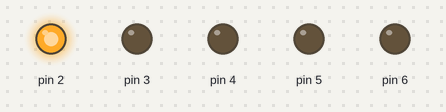
A sketch run on a simulated Arduino Uno, built with avr-gcc and run on an emulated ATmega328P. Parts: output pins drawn as LEDs (lit = HIGH).

Above: at 0.05 s.
At 0.65 s:
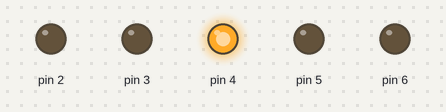
At 1.45 s:
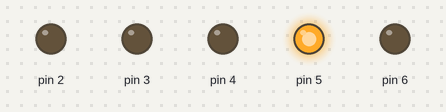
At 2.25 s:
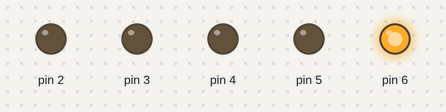
At 2.85 s:
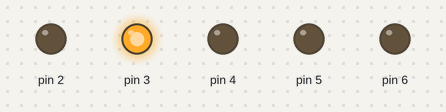
Timing chart, 0 to 3.1 s (numbered marks = the images above):
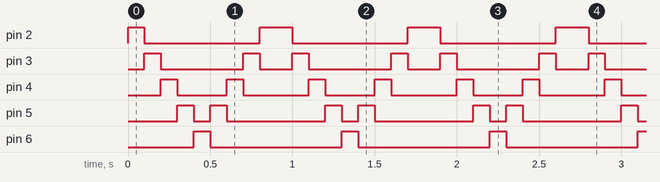

Measured:
- by itself, pin 2: repeats every 0.90 s: LOW 0.70 s, HIGH 0.20 s
- by itself, pin 3: repeats every 0.90 s: LOW 0.50 s, HIGH 0.10 s, LOW 0.20 s, HIGH 0.10 s
- by itself, pin 4: repeats every 0.90 s: LOW 0.30 s, HIGH 0.10 s, LOW 0.40 s, HIGH 0.10 s
- by itself, pin 5: repeats every 0.90 s: LOW 0.10 s, HIGH 0.10 s, LOW 0.60 s, HIGH 0.10 s
- by itself, pin 6: alternates HIGH for 0.10 s and LOW for 0.80 s

The sketch:

2_Knight-Rider.ino
```cpp
int delayTime = 100; // delay between LED changes
void setup() {
  // Define LED pins as outputs
  pinMode(2, OUTPUT);
  pinMode(3, OUTPUT);
  pinMode(4, OUTPUT);
  pinMode(5, OUTPUT);
  pinMode(6, OUTPUT);
}

void loop() {
  // Move LEDs forward
  digitalWrite(2, HIGH);
  delay(delayTime);
  digitalWrite(2, LOW);

  digitalWrite(3, HIGH);
  delay(delayTime);
  digitalWrite(3, LOW);

  digitalWrite(4, HIGH);
  delay(delayTime);
  digitalWrite(4, LOW);

  digitalWrite(5, HIGH);
  delay(delayTime);
  digitalWrite(5, LOW);

  digitalWrite(6, HIGH);
  delay(delayTime);
  digitalWrite(6, LOW);

  // Move LEDs backward
  digitalWrite(5, HIGH);
  delay(delayTime);
  digitalWrite(5, LOW);

  digitalWrite(4, HIGH);
  delay(delayTime);
  digitalWrite(4, LOW);

  digitalWrite(3, HIGH);
  delay(delayTime);
  digitalWrite(3, LOW);

  digitalWrite(2, HIGH);
  delay(delayTime);
  digitalWrite(2, LOW);
}
```
